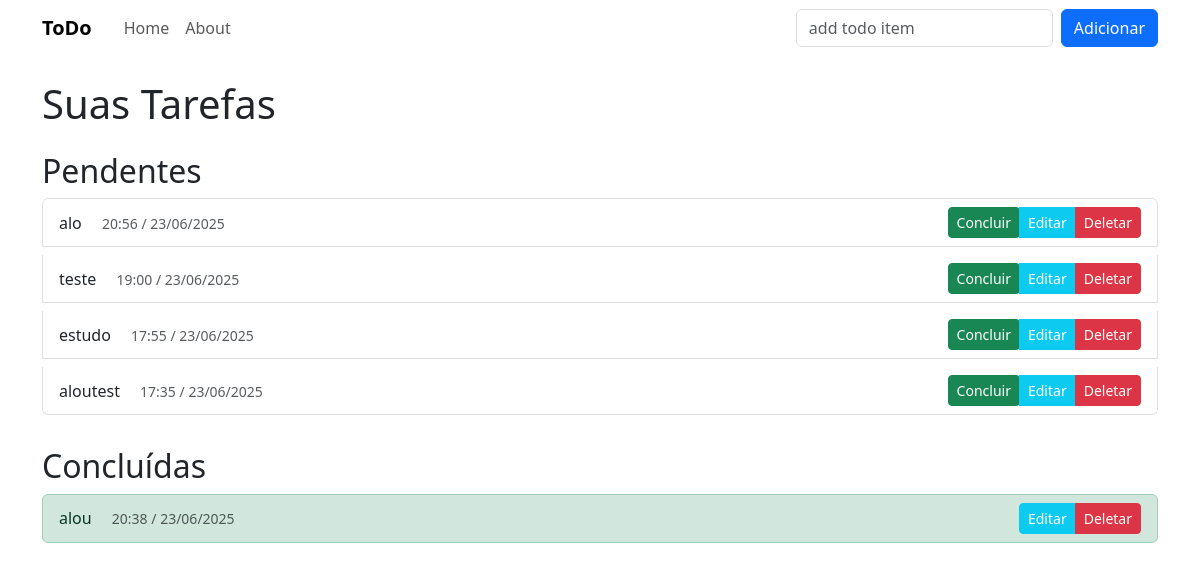
Before: / with the older database file.
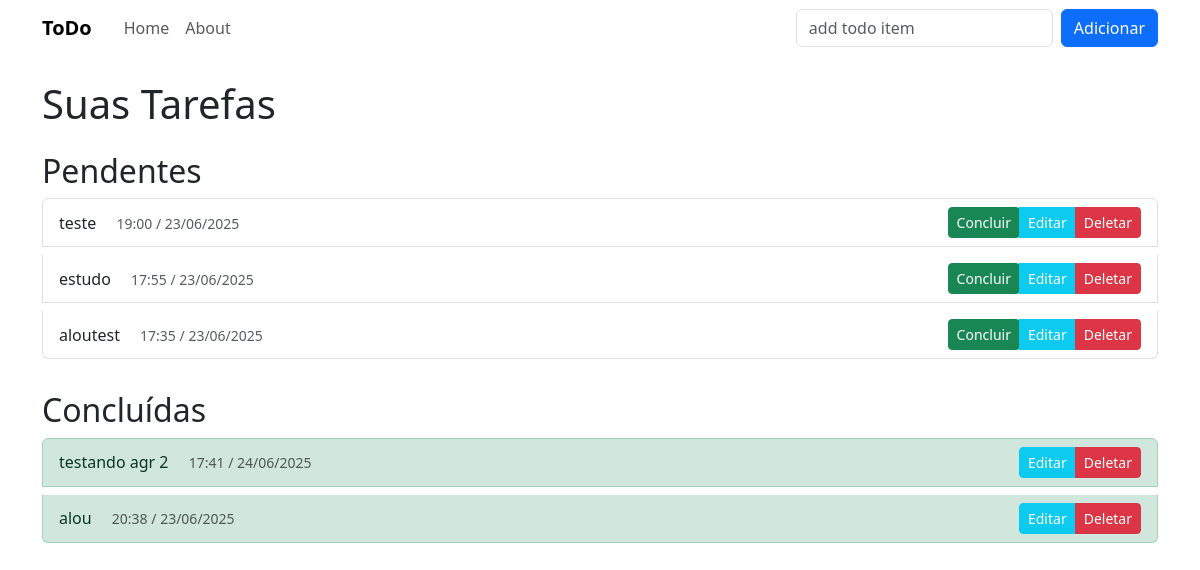
After: the same page with the newer database file.
### todoApp/models.py (models this page shows, shortened)
class Todo(models.Model):
    title = models.CharField(max_length=200)
    isCompleted = models.BooleanField(default = False)
    created_at = models.DateTimeField(auto_now_add=True)

### todoApp/views.py (the view, shortened to what this page needs)
# urls.py: path('',views.home,name='home'),
def home(request):
    form = TodoForm(request.POST or None)
    pending   = Todo.objects.filter(isCompleted=False).order_by('-created_at')
    completed = Todo.objects.filter(isCompleted=True).order_by('-created_at')
    return render(request, 'home.html', {
        'form':      form,
        'pending':   pending,
        'completed': completed,
    })

### todoApp/forms.py
class TodoForm(forms.ModelForm):
    class Meta:
        model = Todo
        fields = ['title','isCompleted']

### todoApp/Templates/home.html (shortened to what this page needs)
{% extends 'base.html' %}
{% block content %}
  <h1 class="mb-4">Suas Tarefas</h1>
  <h2>Pendentes</h2>
  <div class="list-group mb-4">
    {% for todo in pending %}
      <div class="list-group-item d-flex justify-content-between align-items-center mb-2">
        <div>
          {{ todo.title }}
          <small class="text-muted ms-3">
            {{ todo.created_at|date:"H:i" }} / {{ todo.created_at|date:"d/m/Y" }}
          </small>
        </div>
        <div class="btn-group">
          <form method="post" action="{% url 'home' %}" style="display:inline">
            <button type="submit" class="btn btn-sm btn-success">Concluir</button>
          </form>
          <a href="{% url 'edit' todo.pk %}"   class="btn btn-sm btn-info text-white">Editar</a>
          <a href="{% url 'delete' todo.pk %}" class="btn btn-sm btn-danger">Deletar</a>
        </div>
      </div>
    {% empty %}
      <div class="alert alert-secondary">Nenhuma tarefa pendente.</div>
    {% endfor %}
  </div>
  <h2>Concluídas</h2>
  <div class="list-group">
    {% for todo in completed %}
      <div class="list-group-item list-group-item-success d-flex justify-content-between align-items-center mb-2">
        <div>
          {{ todo.title }}
          <small class="text-muted ms-3">
            {{ todo.created_at|date:"H:i" }} / {{ todo.created_at|date:"d/m/Y" }}
          </small>
        </div>
        <div class="btn-group">
          <a href="{% url 'edit' todo.pk %}"   class="btn btn-sm btn-info text-white">Editar</a>
          <a href="{% url 'delete' todo.pk %}" class="btn btn-sm btn-danger">Deletar</a>
        </div>
      </div>
    {% empty %}
      <div class="alert alert-secondary">Nenhuma tarefa concluída.</div>
    {% endfor %}
  </div>
{% endblock %}

### todoApp/Templates/base.html (shortened to what this page needs)
<!DOCTYPE html>
<html lang="pt-BR">
<head>
  <link href="https://cdn.jsdelivr.net/npm/bootstrap@5.3.0/dist/css/bootstrap.min.css" rel="stylesheet">
</head>
<body>
  <nav class="navbar navbar-expand-lg navbar-light navbar-custom py-2">
    <div class="container d-flex justify-content-between align-items-center">
      <div class="d-flex align-items-center">
        <a class="navbar-brand fw-bold me-4" href="{% url 'home' %}">ToDo</a>
        <ul class="navbar-nav me-3">
          <li class="nav-item"><a class="nav-link" href="{% url 'home' %}">Home</a></li>
          <li class="nav-item"><a class="nav-link" href="{% url 'about' %}">About</a></li>
        </ul>
      </div>
      <form class="d-flex" method="post" style="max-width:400px;">
        <input
        class="form-control me-2"
        type="search"
        placeholder="add todo item"
        aria-label="Search"
        name="title"
        />
        <button class="btn btn-primary" >Adicionar</button>
      </form>
    </div>
  </nav>
  <div class="container my-4">
    {% block content %}{% endblock %}
  </div>
</body>
</html>

Changed rows visible on the page:
removed Todo: title "alo", created_at "20:56", created_at "23/06/2025", shown under "Pendentes"
added Todo: title "testando agr 2", created_at "17:41", created_at "24/06/2025", shown under "Concluídas"
